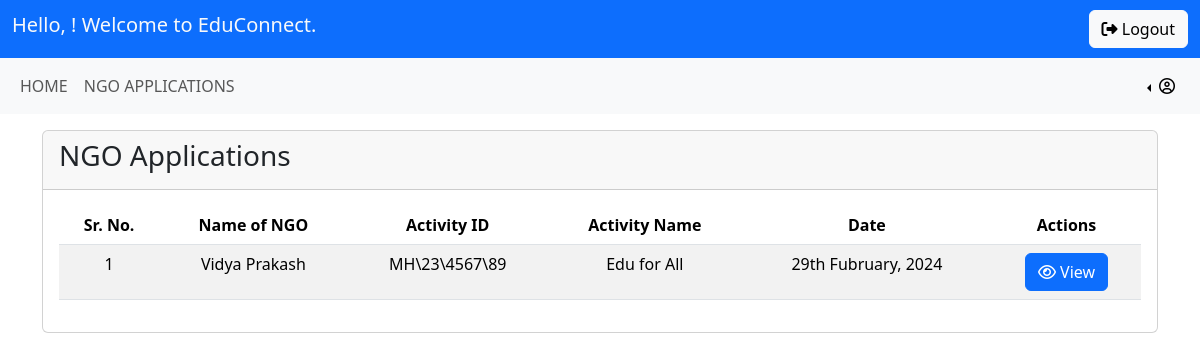
Before: /teacher/ngoApplication.php with the older database file.
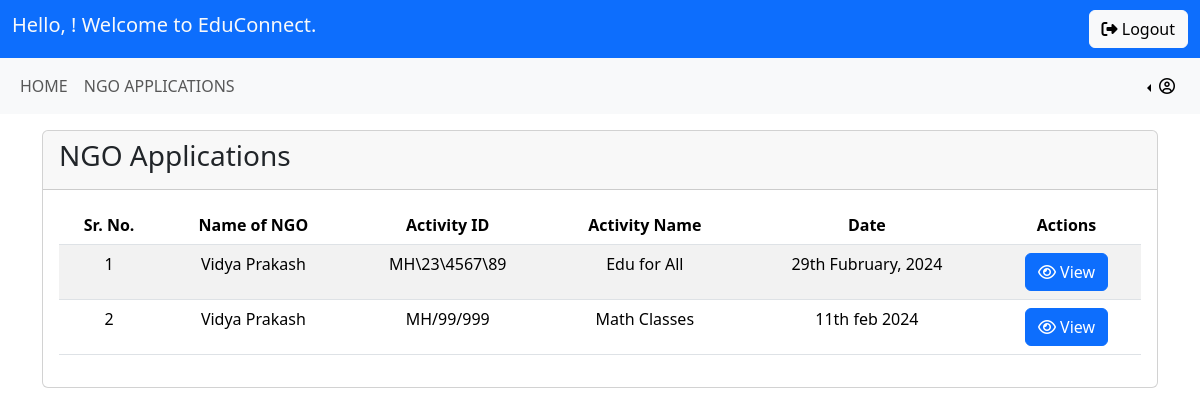
After: the same page with the newer database file.
### tables this page shows
CREATE TABLE `teacherhunt` (
  `sr` int(11) NOT NULL,
  `name` varchar(255) NOT NULL,
  `actName` varchar(255) NOT NULL,
  `actID` varchar(255) NOT NULL,
  `actDate` varchar(255) NOT NULL,
  `actLoc` varchar(5000) NOT NULL,
  `ageGroup` varchar(100) NOT NULL,
  `capacity` varchar(100) NOT NULL,
  `responsibilities` text NOT NULL,
  `exp` text NOT NULL
);

### teacher/ngoApplication.php (the view, shortened to what this page needs)
<?php
require '../common/links.php';
?>
<!DOCTYPE html>
<html lang="en">
<head>
</head>
<body>
    <?php include '../common/navbar.php' ?>
    <?php include '../teacher/teacherNav.php' ?>
    <div class="container">
        <div class="row mt-3">
            <div class="col-12">
                <div class="card">
                    <div class="card-header"><h3>NGO Applications</h3></div>
                    <div class="card-body overflow-x-auto">
                        <table class="table table-striped table-responsive">
                            <thead class="my-2">
                                <tr class="text-center">
                                    <th>Sr. No.</th>
                                    <th>Name of NGO</th>
                                    <th>Activity ID</th>
                                    <th>Activity Name</th>
                                    <th>Date</th>
                                    <th>Actions</th>
                                </tr>
                            </thead>
                            <tbody>
                                <?php
                                $query = "SELECT * FROM teacherhunt";
                                $query_run = mysqli_query($conn, $query);
                                $i = 1;
                                if (mysqli_num_rows($query_run) > 0) {
                                    foreach ($query_run as $post) {
                                ?>
                                <tr class="text-center">
                                    <td><?=$i?></td>
                                    <td><?=$post['name']?></td>
                                    <td><?=$post['actID']?></td>
                                    <td><?=$post['actName']?></td>
                                    <td><?=$post['actDate']?></td>
                                    <td>
                                        <a href="./viewNgoApplication.php?actID=<?=$post['actID']?>" class="btn btn-primary"><i class="far fa-eye"> </i> View</a>
                                    </td>
                                </tr>
                                <?php
                                        $i++;
                                    }
                                } else {
                                    echo "<div class='alert alert-warning' role='alert'>
                                        No Applications Submitted.
                                        </div>";
                                }
                                ?>
                            </tbody>
                        </table>
                    </div>
                </div>
            </div>
        </div>
    </div>
</body>
</html>

Changed rows visible on the page:
added teacherhunt: name "Vidya Prakash", actID "MH/99/999", actName "Math Classes", actDate "11th feb 2024"
